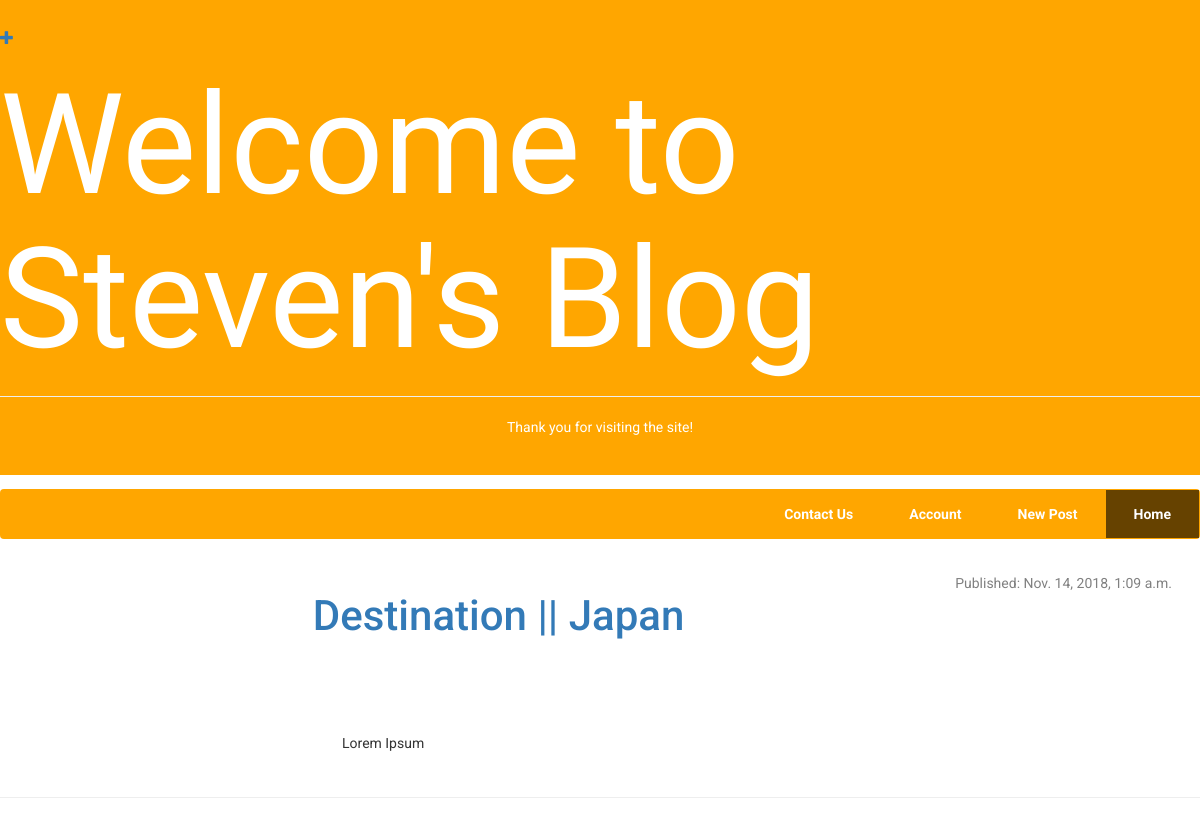
/, run on an earlier commit of the app's database.
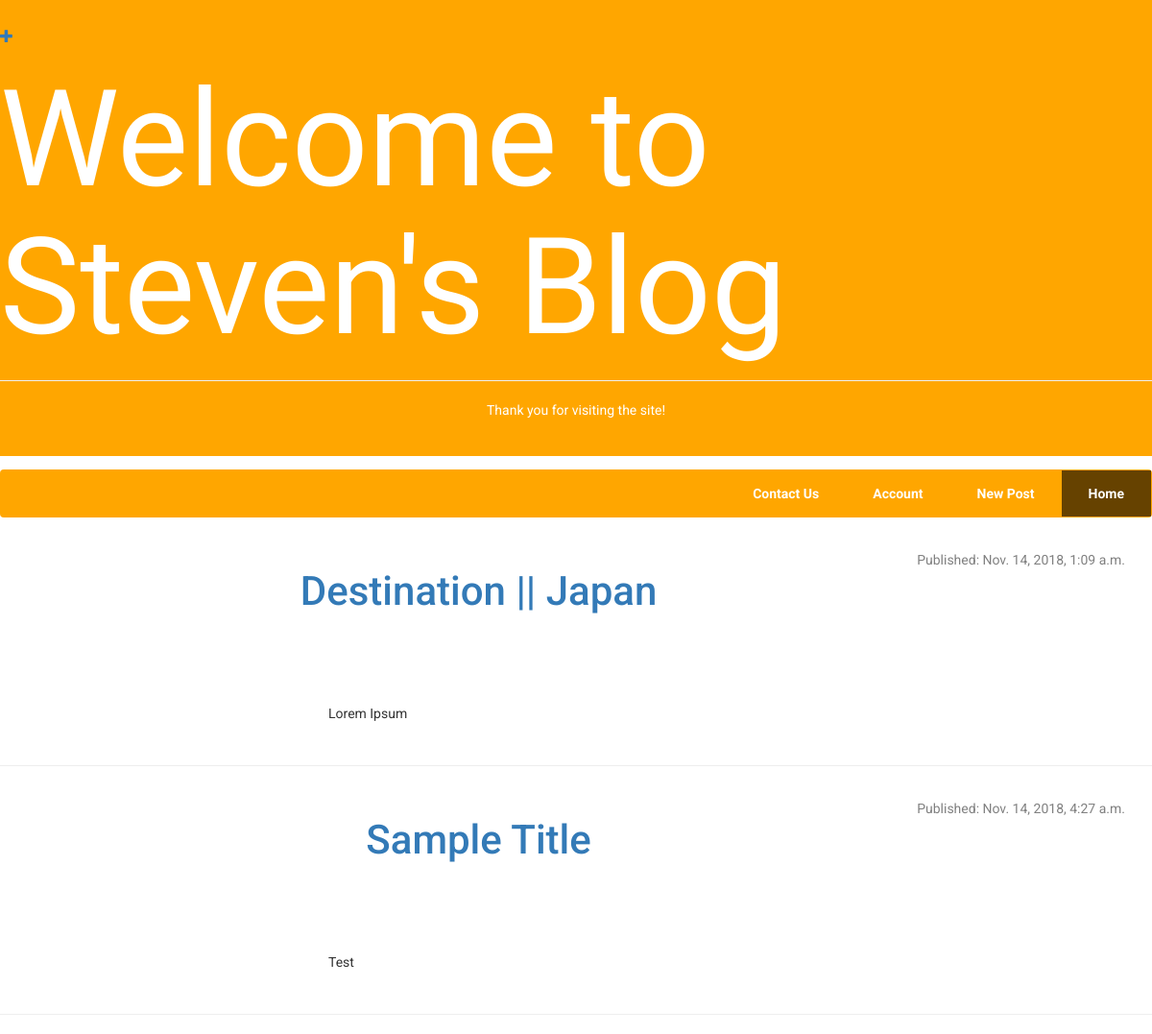
And on a later commit of the database.
### blog/models.py (models this page shows, shortened)
class Post(models.Model):
    author = models.ForeignKey(settings.AUTH_USER_MODEL, on_delete=models.CASCADE)
    title = models.CharField(max_length=200)
    text = models.TextField()
    created_date = models.DateTimeField(default=timezone.now)
    published_date = models.DateTimeField(blank=True, null=True)

### blog/views.py (the view)
# urls.py: path('', views.post_list, name='post_list'),
def post_list(request):
    posts = Post.objects.filter(published_date__lte=timezone.now()).order_by('published_date')
    return render(request, 'blog/post_list.html', {'posts': posts})

### blog/templates/blog/post_list.html
{% extends 'blog/base.html' %}
{% block content %}
  {% for post in posts %}
      <div class="post">
          <p class="time">Published: {{ post.published_date }}</p>
          <h2><a href="{% url 'post_detail' pk=post.pk %}">{{ post.title }}</a></h2>
          <p class="post_text">{{ post.text|linebreaksbr }}</p>
      </div>
      <hr>
  {% endfor %}
{% endblock %}

What changed in the data, as far as the page shows it:
added Post: published_date "Nov. 14, 2018, 4:27 a.m.", title "Sample Title", text "Test"
